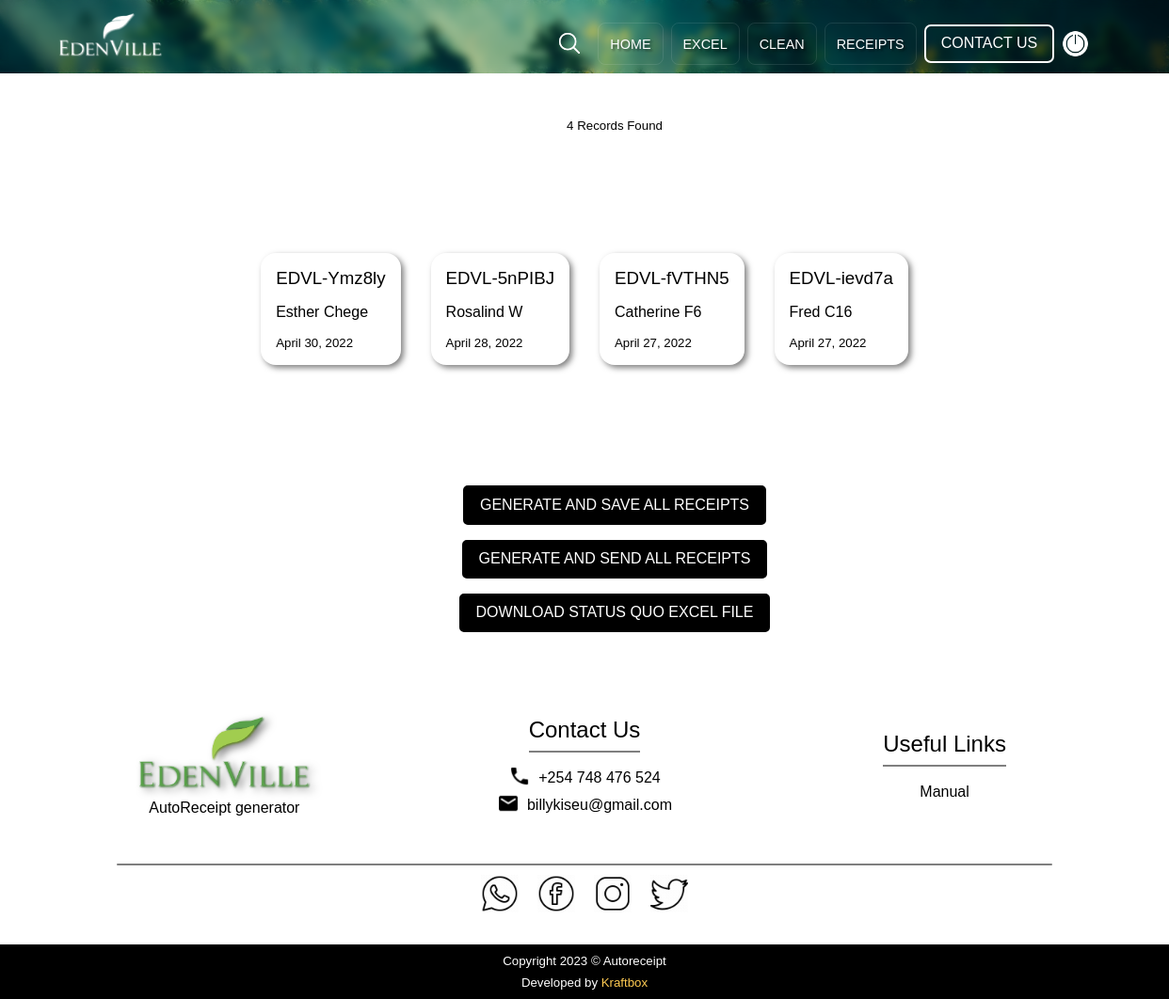
The page /receipts/ (signed in) on the database its author committed.
### base/models.py (models this page shows, shortened)
class Receipt(models.Model):
    receipt_number = models.CharField(max_length=20, unique=True)
    house_number = models.CharField(max_length=50, null=True)
    name = models.CharField(max_length=100, null=True)
    date = models.DateField(null=True)
    phone = models.CharField(max_length=20, null=True)
    description = models.CharField(max_length=200,null=True)
    amount = models.DecimalField(max_digits=10, decimal_places=2, default=0)
    pending = models.BooleanField(default=False)
    sent = models.BooleanField(default=False)

### base/views.py (the view)
    @login_required
    def wrapper(request, *args, **kwargs):
        if request.user.role != CustomUser.SUPERUSER:
            return redirect('permission_denied')
        return view_func(request, *args, **kwargs)

### base/views.py (called while the page is built)
def superuser_required(view_func):
    @login_required
    def wrapper(request, *args, **kwargs):
        if request.user.role != CustomUser.SUPERUSER:
            return redirect('permission_denied')
        return view_func(request, *args, **kwargs)
    return wrapper

@superuser_required
def receipts(request):
    receipts = Receipt.objects.all()
    paginator = Paginator(receipts, 20)  # Display 40 receipts per page
    page_number = request.GET.get('page')
    page_obj = paginator.get_page(page_number)
    context = {'page_obj': page_obj,
               'receipts_count': receipts.count()}
    return render(request, 'receipt.html', context)

### base/templates/receipt.html (shortened to what this page needs)
{% extends 'base.html' %}
{% load static %}
{% block content %}
{% include 'header.html' %}
<div class="cloudcover"></div>
<div class="count">
    <h5>{{ receipts_count }} Records Found</h5>
</div>
{% include 'receiptdata.html' %}
<div class="count">
      <a href="{% url 'generate' %}">
        <button class="button1">Generate and save all receipts</button>
      </a>
      <a href="{% url 'send_mail' %}">
        <button class="button1">Generate and Send all receipts</button>
      </a>
      <a href="{% url 'quofile' %}">
        <button class="button1">Download status quo excel file</button>
      </a>
</div>
{% include 'footer.html' %}
{% endblock %}

### base/templates/receiptdata.html
<div class="workspace2">
    {% for receipt in page_obj %}
    <div class="rcptcard">
        <h3>{{ receipt.receipt_number }}</h3>
        <h4>{{ receipt.name }}</h4>
        <h5>{{ receipt.date }}</h5>
    </div>
    {% endfor %}
</div>

### base/static/styles/main.css (style rules this page uses)
:root { --white: rgb(255, 255, 255); --white2: rgb(255, 255, 255, 0.5); --white3: rgb(255, 255, 255, 0.1); --black: rgba(0, 0, 0); --black2: rgba(0, 0, 0, 0.5); --black3: rgba(0, 0, 0, 0.95); --black4: rgba(0, 0, 0, 0.1); --latte1: rgba(166, 153, 132); --latte2: rgba(186, 160, 132); --latte3: rgba(216, 197, 174); --latte3: rgba(239, 232, 219); --blue1: rgba(153, 159, 180); --blue2: rgba(41, 118, 177); --blue3: rgba(153, 159, 180); --red1: rgba(207, 32, 39); --red2: rgba(236, 36, 38); --red3: rgba(243, 186, 193); --orange: rgb(255, 238, 0); }
html { scroll-behavior: smooth; }
body { font-family: "Maven Pro", sans-serif; margin: 0; padding: 0; min-height: 100vh; max-width: 100vw; overflow-x: hidden; overflow-y: scroll; scroll-behavior: smooth; background-image: url("/static/assets/bg1.png"); background-blend-mode: darken; background-size: 80vh; transition: background 5s; }
a { text-decoration: none; }
h1, h2, h3, h4, h5 { padding: 0; margin: 0; font-weight: lighter; }
.button1 { text-transform: uppercase; text-decoration: none; background: var(--black); color: var(--white); border-radius: 5px; border: 2px solid var(--black); padding-left: 1rem; padding-right: 1rem; padding-top: 0.6rem; padding-bottom: 0.6rem; transition: 0.2s; display: flex; align-items: center; justify-content: center; grid-gap: 1rem; cursor: pointer; font-size: 1rem; transition: 0.2s; }
.cloudcover { width: 100vw; height: 4.9rem; background-image: url("/static/assets/wall1.jpg"); position: relative; z-index: 5; animation: pan-image 15s linear infinite; transition: background 0.2s; background-size: cover; background-position: var(--mouse-x, center) var(--mouse-y, center); }
.workspace2 { width: 100vw; padding-top: 5rem; padding-bottom: 5rem; display: flex; flex-wrap: wrap; align-items: center; justify-content: center; gap: 2rem; }
.count { width: 100vw; text-align: center; padding-top: 1rem; padding-bottom: 1rem; color: var(--black); display: flex; align-items: center; justify-content: center; flex-direction: column; gap: 1rem; margin: 2rem; }
.rcptcard { padding: 1rem; background-color: var(--white); filter: drop-shadow(3px 3px 3px var(--black2)); display: flex; flex-direction: column; gap: 1rem; align-items: left; justify-content: center; border-radius: 1rem; transition: 0.2s; cursor: pointer; }

### rows shown on the page
Receipt: receipt_number "EDVL-Ymz8ly", name "Esther Chege", date "April 30, 2022"
Receipt: receipt_number "EDVL-5nPIBJ", name "Rosalind W", date "April 28, 2022"
Receipt: receipt_number "EDVL-fVTHN5", name "Catherine F6", date "April 27, 2022"
Receipt: receipt_number "EDVL-ievd7a", name "Fred C16", date "April 27, 2022"

### other values the page prints
{{ receipts_count }} "4"
